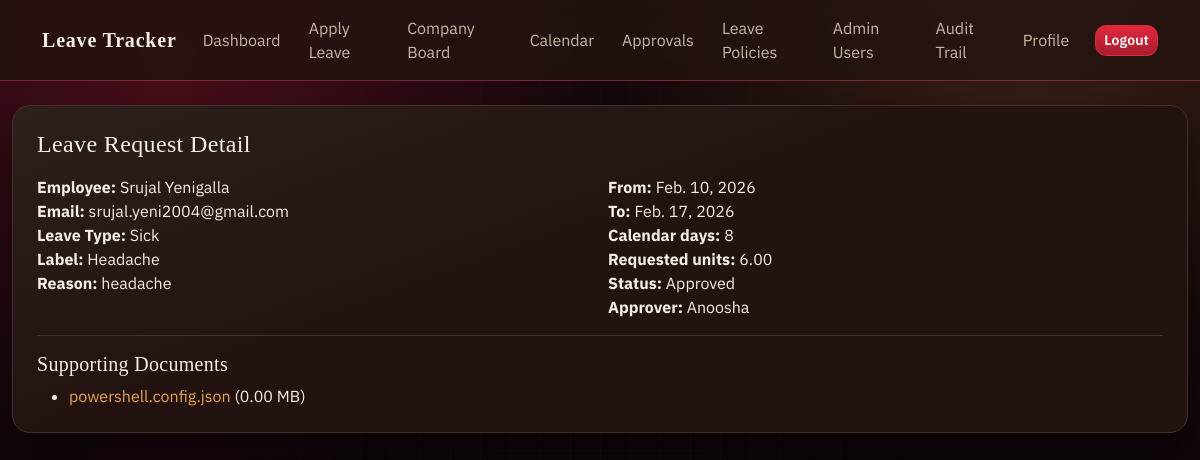
Screenshot of /leave/3/ (signed in) with the database file from the repository.
### leaves/models.py (models this page shows, shortened)
class LeaveRequest(models.Model):
    class Portion(models.TextChoices):
        FULL = "FULL", "Full day"
        HALF = "HALF", "Half day"
        QUARTER = "QUARTER", "Quarter day"
    class Status(models.TextChoices):
        PENDING = "PENDING", "Pending"
        APPROVED = "APPROVED", "Approved"
        REJECTED = "REJECTED", "Rejected"
        CANCELLED = "CANCELLED", "Cancelled"
    organization = models.ForeignKey(
        "organization.Company",
        on_delete=models.CASCADE,
        null=True,
        blank=True,
        related_name="leave_requests",
    )
    employee = models.ForeignKey(settings.AUTH_USER_MODEL, on_delete=models.CASCADE, related_name="leave_requests")
    leave_type = models.ForeignKey(LeaveType, on_delete=models.PROTECT, related_name="requests")
    leave_label = models.CharField(max_length=120, blank=True, default="")
    reason_preset = models.ForeignKey(LeaveReasonPreset, null=True, blank=True, on_delete=models.SET_NULL)
    reason_text = models.TextField(blank=True, default="")
    start_date = models.DateField()
    end_date = models.DateField()
    portion = models.CharField(max_length=12, choices=Portion.choices, default=Portion.FULL)
    requested_units = models.DecimalField(max_digits=6, decimal_places=2, default=Decimal("0.00"))
    status = models.CharField(max_length=12, choices=Status.choices, default=Status.PENDING)
    approver = models.ForeignKey(
        settings.AUTH_USER_MODEL,
        null=True,
        blank=True,
        on_delete=models.SET_NULL,
        related_name="reviewed_leave_requests",
    )
    manager_note = models.TextField(blank=True, default="")
    created_at = models.DateTimeField(auto_now_add=True)
    updated_at = models.DateTimeField(auto_now=True)
    approved_at = models.DateTimeField(null=True, blank=True)
    rejected_at = models.DateTimeField(null=True, blank=True)
    cancelled_at = models.DateTimeField(null=True, blank=True)
    is_deleted = models.BooleanField(default=False)
    class Meta:
        ordering = ["-created_at"]
        indexes = [
            models.Index(fields=["organization", "-created_at"]),
            models.Index(fields=["organization", "status"]),
            models.Index(fields=["employee", "-created_at"]),
            models.Index(fields=["start_date", "end_date"]),
            models.Index(fields=["status"]),
        ]
    @property
    def display_reason(self) -> str:
        return self.reason_text or (self.reason_preset.label if self.reason_preset_id else "")
    @property
    def calendar_days(self) -> int:
        return (self.end_date - self.start_date).days + 1

class LeaveType(models.Model):
    organization = models.ForeignKey(
        "organization.Company",
        on_delete=models.CASCADE,
        null=True,
        blank=True,
        related_name="leave_types",
    )
    name = models.CharField(max_length=80)
    max_days = models.PositiveIntegerField(default=0)
    is_paid = models.BooleanField(default=True)
    active = models.BooleanField(default=True)
    created_at = models.DateTimeField(auto_now_add=True)
    class Meta:
        ordering = ["name"]
        unique_together = [("organization", "name")]
        indexes = [
            models.Index(fields=["organization", "active"]),
        ]

class LeaveAttachment(models.Model):
    organization = models.ForeignKey(
        "organization.Company",
        null=True,
        blank=True,
        on_delete=models.SET_NULL,
        related_name="leave_attachments",
    )
    leave_request = models.ForeignKey(LeaveRequest, on_delete=models.CASCADE, related_name="attachments")
    file = models.FileField(upload_to="leave_documents/%Y/%m/%d/")
    original_name = models.CharField(max_length=255, blank=True, default="")
    size_bytes = models.BigIntegerField(default=0)
    uploaded_by = models.ForeignKey(
        settings.AUTH_USER_MODEL,
        on_delete=models.SET_NULL,
        null=True,
        blank=True,
        related_name="uploaded_leave_attachments",
    )
    uploaded_at = models.DateTimeField(auto_now_add=True)
    class Meta:
        ordering = ["-uploaded_at", "-id"]
    @property
    def size_mb(self) -> Decimal:
        if not self.size_bytes:
            return Decimal("0.00")
        return (Decimal(self.size_bytes) / Decimal(1024 * 1024)).quantize(Decimal("0.01"))

### users/models.py (models this page shows, shortened)
class User(AbstractUser):
    class Role(models.TextChoices):
        EMPLOYEE = "EMPLOYEE", "Employee"
        MANAGER = "MANAGER", "Manager"
        HR = "HR", "HR"
    class PortalAccess(models.TextChoices):
        MAIN = "MAIN", "Main Leave Tracker"
        ORGANIZATION = "ORGANIZATION", "Organization Server"
        BOTH = "BOTH", "Both Trackers"
    role = models.CharField(max_length=16, choices=Role.choices, default=Role.EMPLOYEE)
    organization = models.ForeignKey(
        "organization.Company",
        on_delete=models.PROTECT,
        null=True,
        blank=True,
        related_name="users",
    )
    manager = models.ForeignKey(
        "self",
        on_delete=models.SET_NULL,
        null=True,
        blank=True,
        related_name="team_members",
        limit_choices_to={"role": Role.MANAGER},
    )
    created_by = models.ForeignKey(
        "self",
        on_delete=models.SET_NULL,
        null=True,
        blank=True,
        related_name="created_users",
        help_text="User who created this account.",
    )
    created_in_organization = models.ForeignKey(
        "organization.Company",
        on_delete=models.SET_NULL,
        null=True,
        blank=True,
        related_name="org_server_created_users",
        help_text="Organization context used when this user was created.",
    )
    portal_access = models.CharField(
        max_length=16,
        choices=PortalAccess.choices,
        default=PortalAccess.BOTH,
        help_text="Controls whether user can login to Main tracker, Organization server, or both.",
    )
    def __str__(self) -> str:
        return self.get_full_name() or self.username

### leaves/views.py (the view)
# urls.py: path("<int:pk>/", views.leave_detail, name="leave_detail"),
@login_required
def leave_detail(request, pk: int):
    company = _current_company(request)
    leave_request = get_object_or_404(
        LeaveRequest.objects.select_related("employee", "leave_type", "approver"),
        pk=pk,
        organization=company,
        is_deleted=False,
    )
    return render(
        request,
        "leaves/leave_detail.html",
        {
            "leave_request": leave_request,
            "attachments": leave_request.attachments.all(),
        },
    )

### leaves/views.py (called while the page is built, shortened)
def _current_company(request):
    company = resolve_company(request.user)
    if company:
        return company

### organization/services.py (called while the page is built, shortened)
def resolve_company(user, company_id: int | None = None) -> Company | None:
    if getattr(user, "organization_id", None):
        company = Company.objects.filter(id=user.organization_id, active=True).first()
        if company:
            return company
    employee = EmployeeRecord.objects.filter(user=user).select_related("company").first()
    if employee:
        return employee.company
    return Company.objects.filter(active=True).order_by("id").first()

### portal/context_processors.py (called while the page is built)
def portal_globals(request):
    return {
        "APP_NAME": "Leave Tracker",
    }

### templates/leaves/leave_detail.html
{% extends "base.html" %}
{% block content %}
<section class="samurai-card p-4">
  <h1 class="h4 mb-3">Leave Request Detail</h1>
  <div class="row g-3">
    <div class="col-md-6">
      <div><b>Employee:</b> {{ leave_request.employee.get_full_name|default:leave_request.employee.username }}</div>
      <div><b>Email:</b> {{ leave_request.employee.email }}</div>
      <div><b>Leave Type:</b> {{ leave_request.leave_type.name }}</div>
      <div><b>Label:</b> {{ leave_request.leave_label }}</div>
      <div><b>Reason:</b> {{ leave_request.display_reason|default:"-" }}</div>
    </div>
    <div class="col-md-6">
      <div><b>From:</b> {{ leave_request.start_date }}</div>
      <div><b>To:</b> {{ leave_request.end_date }}</div>
      <div><b>Calendar days:</b> {{ leave_request.calendar_days }}</div>
      <div><b>Requested units:</b> {{ leave_request.requested_units }}</div>
      <div><b>Status:</b> {{ leave_request.get_status_display }}</div>
      <div><b>Approver:</b> {{ leave_request.approver|default:"-" }}</div>
    </div>
  </div>
  <hr class="my-3">
  <h2 class="h5 mb-2">Supporting Documents</h2>
  {% if attachments %}
    <ul class="mb-0">
      {% for attachment in attachments %}
        <li>
          <a href="{{ attachment.file.url }}" target="_blank" rel="noopener">{{ attachment.original_name|default:attachment.file.name }}</a>
          ({{ attachment.size_mb }} MB)
        </li>
      {% endfor %}
    </ul>
  {% else %}
    <p class="muted mb-0">No supporting documents uploaded.</p>
  {% endif %}
</section>
{% endblock %}

### static/css/app.css (style rules this page uses)
:root { --background: 8 42% 6%; --foreground: 34 46% 93%; --muted-foreground: 30 20% 72%; --card: 8 36% 10%; --card-foreground: 34 46% 93%; --border: 8 18% 22%; --input: 8 20% 18%; --ring: 353 76% 52%; --primary: 353 76% 52%; --primary-foreground: 0 0% 100%; --secondary: 33 76% 54%; --secondary-foreground: 12 80% 8%; --destructive: 0 78% 52%; --destructive-foreground: 0 0% 100%; --success: 142 60% 36%; --warning: 42 94% 54%; --radius: 14px; --radius-sm: 10px; --radius-lg: 18px; --shadow-lg: 0 24px 48px rgba(0, 0, 0, 0.45); }
*, *::before, *::after { box-sizing: border-box; }
body { margin: 0; min-height: 100vh; color: hsl(var(--foreground)); font-family: "IBM Plex Sans", sans-serif; background: radial-gradient(circle at 14% 8%, rgba(226, 29, 72, 0.25), transparent 34%), radial-gradient(circle at 86% 0%, rgba(229, 152, 61, 0.18), transparent 32%), linear-gradient(180deg, #17080d 0%, #0e0608 65%, #090507 100%); }
.card, .samurai-card { border: 1px solid hsl(var(--border)); border-radius: var(--radius-lg); color: hsl(var(--card-foreground)); background: linear-gradient(160deg, rgba(255, 255, 255, 0.05), transparent 45%), hsl(var(--card)); box-shadow: var(--shadow-lg); }
h1, h2, h3, h4 { margin-top: 0; color: hsl(var(--foreground)); font-family: "Noto Serif JP", serif; letter-spacing: 0.015em; }
a { color: color-mix(in srgb, hsl(var(--secondary)) 84%, white 16%); text-decoration: none; }
hr { border-color: hsl(var(--border)); opacity: 1; }

### rows the page displays
LeaveRequest: employee.get_full_name "Srujal Yenigalla", employee.email "srujal.yeni2004@gmail.com", leave_type.name "Sick", leave_label "Headache", display_reason "headache", start_date "Feb. 10, 2026", end_date "Feb. 17, 2026", calendar_days "8", requested_units "6.00", status "Approved", approver "Anoosha"
LeaveAttachment: original_name "powershell.config.json", size_mb "0.00"

### other values shown
{{ APP_NAME }} "Leave Tracker"
